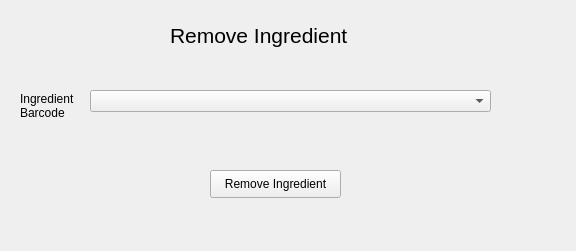
<?xml version="1.0" encoding="UTF-8"?>
<ui version="4.0">
 <class>Form</class>
 <widget class="QWidget" name="Form">
  <property name="geometry">
   <rect>
    <x>0</x>
    <y>0</y>
    <width>576</width>
    <height>251</height>
   </rect>
  </property>
  <property name="windowTitle">
   <string>Form</string>
  </property>
  <widget class="QLabel" name="label">
   <property name="geometry">
    <rect>
     <x>170</x>
     <y>-30</y>
     <width>261</width>
     <height>131</height>
    </rect>
   </property>
   <property name="font">
    <font>
     <pointsize>16</pointsize>
    </font>
   </property>
   <property name="text">
    <string>Remove Ingredient</string>
   </property>
  </widget>
  <widget class="QPushButton" name="removeIngredientButton">
   <property name="geometry">
    <rect>
     <x>210</x>
     <y>170</y>
     <width>131</width>
     <height>28</height>
    </rect>
   </property>
   <property name="text">
    <string>Remove Ingredient</string>
   </property>
  </widget>
  <widget class="QComboBox" name="Barcode">
   <property name="geometry">
    <rect>
     <x>90</x>
     <y>90</y>
     <width>401</width>
     <height>22</height>
    </rect>
   </property>
  </widget>
  <widget class="QLabel" name="label_2">
   <property name="geometry">
    <rect>
     <x>20</x>
     <y>90</y>
     <width>61</width>
     <height>31</height>
    </rect>
   </property>
   <property name="text">
    <string>Ingredient
Barcode</string>
   </property>
  </widget>
 </widget>
 <resources/>
 <connections/>
</ui>
